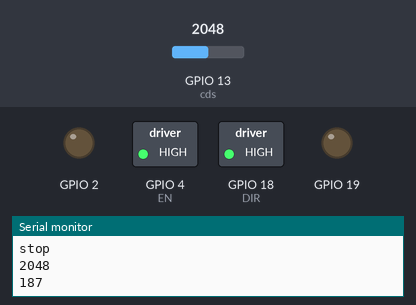
A sketch run on a simulated ESP32. Shown: switched loads named in the sketch (green lamp = pin HIGH), output pins drawn as LEDs (lit = HIGH), the last lines printed to the serial monitor. Inputs (shaded band) come from the test bench; at power-on: GPIO 13 (cds) = 2048.

Above: at 1.2 s.
1.3 s: GPIO 13 (cds) set to 2271
4.3 s: GPIO 13 (cds) set to 2364
At 4.9 s:
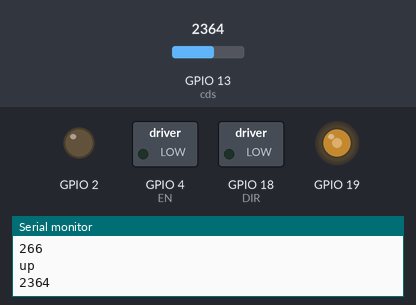
5.9 s: GPIO 13 (cds) set to 1228
At 6.8 s:
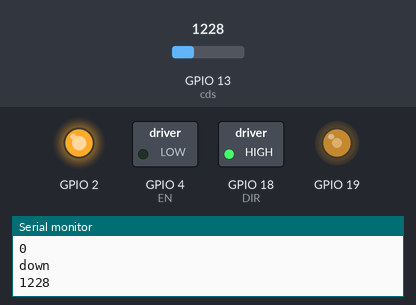
7.6 s: GPIO 13 (cds) set to 1830
9.1 s: GPIO 13 (cds) set to 1937
At 9.49 s:
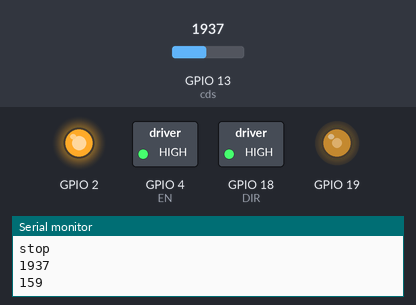
12.1 s: GPIO 13 (cds) set to 2866
At 13.6 s:
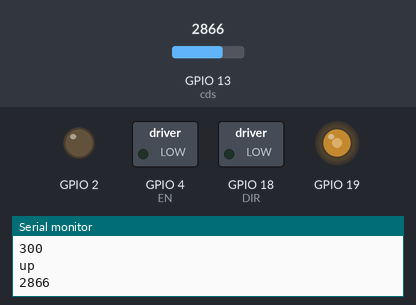
Timing chart, 0 to 14.7 s (numbered marks = the images above; inputs shaded):
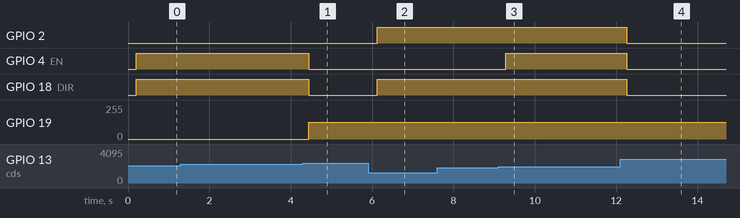

The sketch:

esp32_cds_led_motor.ino
```cpp
const int cds = 13;
//const int led = 2;
int cdsVal;

//Motor_PWM setting
int freq_m = 500;//2ms(500)
int motorChannel = 1;
int resolution_m = 10;

void setup() {
        pinMode(2,OUTPUT);
        pinMode (18, OUTPUT); //DIR
        pinMode (4,OUTPUT); // EN
        Serial.begin(9600);
        //ledcSetup(2, 5000, 8);
        //ledcAttachPin(2,2);
        // motor pwm
        ledcSetup(motorChannel,freq_m,resolution_m);
        ledcAttachPin(19,motorChannel);
}
void Motor_up()
{
  Serial.println("up");
  digitalWrite(18,LOW);
  ledcWrite(motorChannel,500);
  digitalWrite(4,LOW);
  }
void Motor_down()
{
  Serial.println("down");
  digitalWrite(18,HIGH);
  ledcWrite(motorChannel,500);
  digitalWrite(4,LOW);
  }
void Motor_stop()
{
  Serial.println("stop");
  digitalWrite(18,LOW);
  delay(1);
  digitalWrite(18,HIGH);
  delay(1);
  digitalWrite(4,HIGH); // EN
  }


void loop() {

        Serial.println(analogRead(cds));
        delay(100);
        //조도 센서로 측정된 센서값의 범위를 0~255까지의 범위로 선형 변환합니다.
        cdsVal = map(analogRead(cds),1300,2500,0,300);
        // map(변환 할 값, 현재범위의 하한, 동 범위의 상한, 목표의 하한, 목표의 상한)

        cdsVal = constrain(cdsVal,0,300);
        Serial.println(cdsVal);
        delay(100);
        if (cdsVal < 150) // 어두울때
        {
          Motor_down();
          digitalWrite(2,HIGH);
          }
          else if(cdsVal > 250) // 밝을때
          {
            Motor_up();
            digitalWrite(2,LOW);
            }
            else
            {
              Motor_stop();
              }

        //ledcWrite(2,cdsVal);
        delay(10);
}
```

Measured:
- the behaviour switches between 2303 and 2304 on GPIO 13 (cds) (found by bisection; images 0 and 1)
- the behaviour switches between 1899 and 1900 on GPIO 13 (cds) (found by bisection; images 2 and 3)
- after the input at 4.3 s, GPIO 4 (EN), GPIO 18 (DIR): HIGH → LOW after 0.15 s; GPIO 19: 0/255 → 125/255 after 0.15 s
- after the input at 5.9 s, GPIO 2, GPIO 18 (DIR): LOW → HIGH after 0.23 s
- after the input at 9.1 s, GPIO 4 (EN): LOW → HIGH after 0.19 s
- after the input at 12.1 s, GPIO 2, GPIO 4 (EN), GPIO 18 (DIR): HIGH → LOW after 0.16 s
